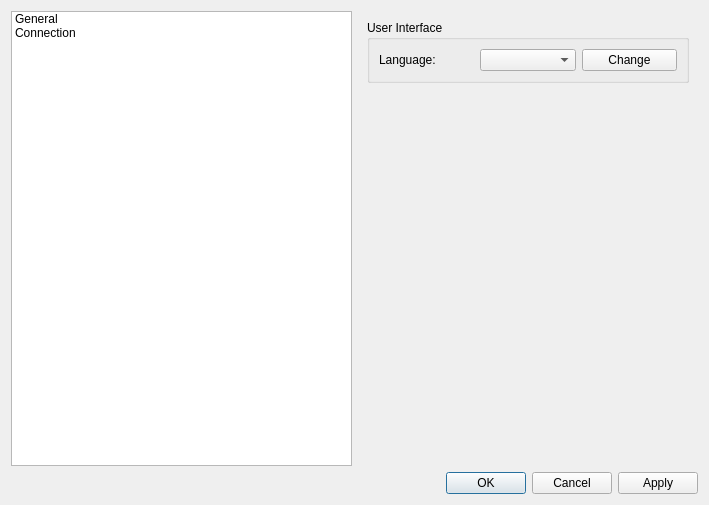
<?xml version="1.0" encoding="UTF-8"?>
<ui version="4.0">
 <class>SettingsDialog</class>
 <widget class="QDialog" name="SettingsDialog">
  <property name="geometry">
   <rect>
    <x>0</x>
    <y>0</y>
    <width>709</width>
    <height>505</height>
   </rect>
  </property>
  <layout class="QGridLayout" name="gridLayout_2">
   <item row="0" column="0">
    <widget class="QListWidget" name="listWidget">
     <item>
      <property name="text">
       <string>General</string>
      </property>
     </item>
     <item>
      <property name="text">
       <string>Connection</string>
      </property>
     </item>
    </widget>
   </item>
   <item row="0" column="1">
    <widget class="QStackedWidget" name="stackedWidget">
     <property name="currentIndex">
      <number>0</number>
     </property>
     <widget class="QWidget" name="page_ge">
      <layout class="QGridLayout" name="gridLayout_3">
       <item row="0" column="0">
        <widget class="QGroupBox" name="groupBox">
         <property name="title">
          <string>User Interface</string>
         </property>
         <layout class="QGridLayout" name="gridLayout">
          <item row="0" column="2">
           <widget class="QPushButton" name="pushButton_ge_language">
            <property name="text">
             <string>Change</string>
            </property>
           </widget>
          </item>
          <item row="0" column="1">
           <widget class="QComboBox" name="comboBox_ge_language"/>
          </item>
          <item row="0" column="0">
           <widget class="QLabel" name="label_ge_language">
            <property name="text">
             <string>Language:</string>
            </property>
           </widget>
          </item>
         </layout>
         <zorder>comboBox_ge_language</zorder>
         <zorder>comboBox_ge_language</zorder>
         <zorder>pushButton_ge_language</zorder>
         <zorder>label_ge_language</zorder>
        </widget>
       </item>
       <item row="1" column="0">
        <spacer name="verticalSpacer">
         <property name="orientation">
          <enum>Qt::Vertical</enum>
         </property>
         <property name="sizeHint" stdset="0">
          <size>
           <width>20</width>
           <height>40</height>
          </size>
         </property>
        </spacer>
       </item>
      </layout>
     </widget>
     <widget class="QWidget" name="page_connection"/>
    </widget>
   </item>
   <item row="1" column="0" colspan="2">
    <layout class="QHBoxLayout" name="horizontalLayout">
     <item>
      <spacer name="horizontalSpacer_2">
       <property name="orientation">
        <enum>Qt::Horizontal</enum>
       </property>
       <property name="sizeHint" stdset="0">
        <size>
         <width>40</width>
         <height>20</height>
        </size>
       </property>
      </spacer>
     </item>
     <item>
      <widget class="QDialogButtonBox" name="buttonBox">
       <property name="standardButtons">
        <set>QDialogButtonBox::Apply|QDialogButtonBox::Cancel|QDialogButtonBox::Ok</set>
       </property>
      </widget>
     </item>
    </layout>
   </item>
  </layout>
 </widget>
 <resources/>
 <connections/>
</ui>
